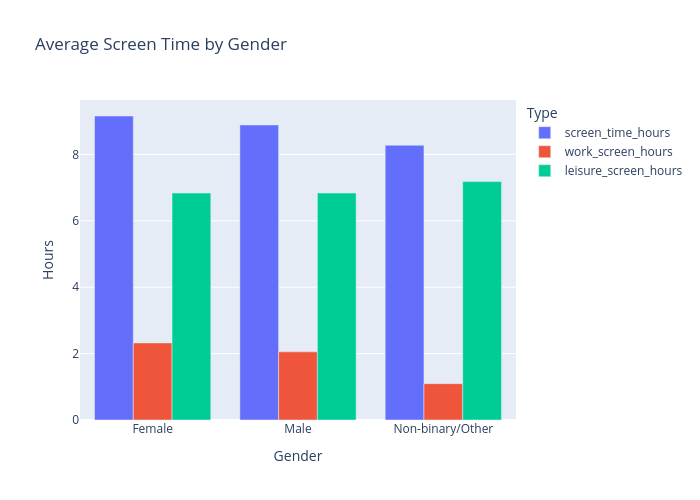

Notebook code for this chart:
### Markdown cell above
> 성별 차이는 없어 보임

### Code cell
df_grouped = df.groupby("gender")[["screen_time_hours", "work_screen_hours","leisure_screen_hours"]].mean().reset_index()

fig = px.bar(
    df_grouped,
    x="gender", 
    y=["screen_time_hours", "work_screen_hours","leisure_screen_hours"],
    barmode="group",
    title="Average Screen Time by Gender",
    labels={"value": "Hours", "gender": "Gender", "variable": "Type"},
    width=700, height=500
)
fig.show()

### Figure 1 — Plotly figure (JSON) as saved in the notebook; plotly's stock layout.template omitted (floating-point values rounded to 4 significant figures)
{"data": [{"alignmentgroup": "True", "hovertemplate": "Type=screen_time_hours<br>Gender=%{x}<br>Hours=%{y}<extra></extra>", "legendgroup": "screen_time_hours", "marker": {"color": "#636efa", "pattern": {"shape": ""}}, "name": "screen_time_hours", "offsetgroup": "screen_time_hours", "orientation": "v", "showlegend": true, "textposition": "auto", "type": "bar", "x": ["Female", "Male", "Non-binary/Other"], "xaxis": "x", "y": [9.157, 8.887, 8.276], "yaxis": "y"}, {"alignmentgroup": "True", "hovertemplate": "Type=work_screen_hours<br>Gender=%{x}<br>Hours=%{y}<extra></extra>", "legendgroup": "work_screen_hours", "marker": {"color": "#EF553B", "pattern": {"shape": ""}}, "name": "work_screen_hours", "offsetgroup": "work_screen_hours", "orientation": "v", "showlegend": true, "textposition": "auto", "type": "bar", "x": ["Female", "Male", "Non-binary/Other"], "xaxis": "x", "y": [2.322, 2.053, 1.095], "yaxis": "y"}, {"alignmentgroup": "True", "hovertemplate": "Type=leisure_screen_hours<br>Gender=%{x}<br>Hours=%{y}<extra></extra>", "legendgroup": "leisure_screen_hours", "marker": {"color": "#00cc96", "pattern": {"shape": ""}}, "name": "leisure_screen_hours", "offsetgroup": "leisure_screen_hours", "orientation": "v", "showlegend": true, "textposition": "auto", "type": "bar", "x": ["Female", "Male", "Non-binary/Other"], "xaxis": "x", "y": [6.835, 6.835, 7.181], "yaxis": "y"}], "layout": {"barmode": "group", "height": 500, "legend": {"title": {"text": "Type"}, "tracegroupgap": 0}, "title": {"text": "Average Screen Time by Gender"}, "width": 700, "xaxis": {"anchor": "y", "autorange": true, "domain": [0, 1], "range": [-0.5, 2.5], "title": {"text": "Gender"}, "type": "category"}, "yaxis": {"anchor": "x", "autorange": true, "domain": [0, 1], "range": [0, 9.639], "title": {"text": "Hours"}, "type": "linear"}}}
